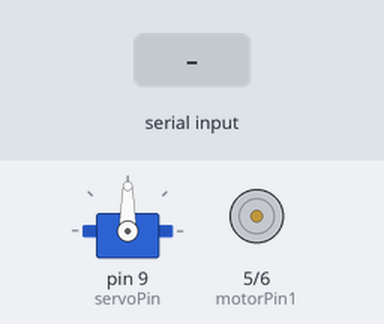
The sketch below on a simulated Arduino Uno, built with avr-gcc and run on an emulated ATmega328P. Parts: servo, motor-driver pin pairs drawn as motors (green arrow = first pin HIGH = forward, orange = second pin HIGH = backward, longer = more drive). Inputs (shaded band) come from the test bench.

Above: at 1.2 s.
1.3 s: "1\n" received over Serial
At 2.1 s:
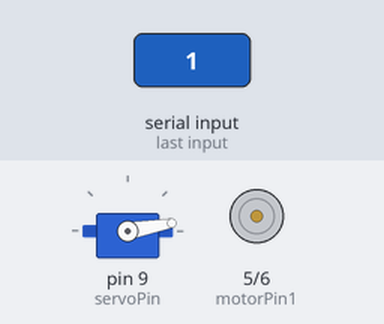
2.8 s: "2\n" received over Serial
At 3.2 s:
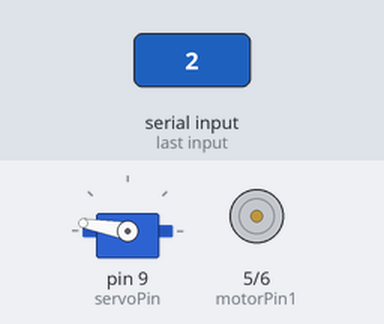
4.3 s: "3\n" received over Serial
At 5.5 s:
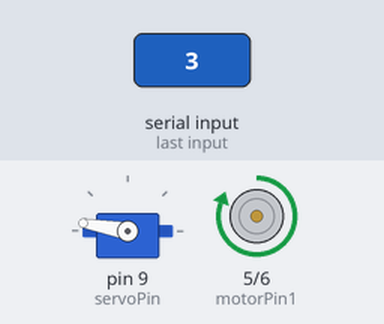
5.8 s: "4\n" received over Serial
At 6.7 s:
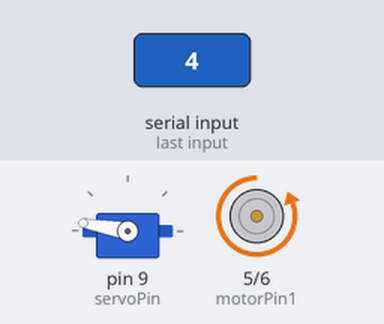
7.3 s: "1\n" received over Serial
At 7.9 s:
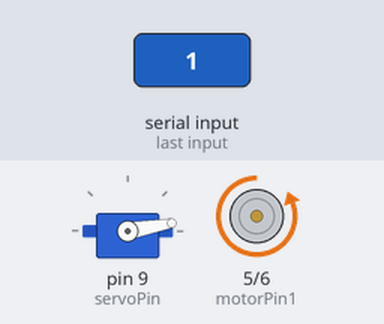
8.8 s: "5\n" received over Serial
At 10.2 s:
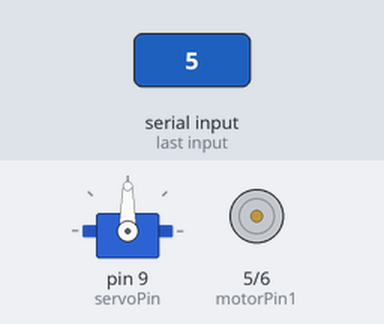
Timing chart, 0 to 11.3 s (numbered marks = the images above; inputs shaded):
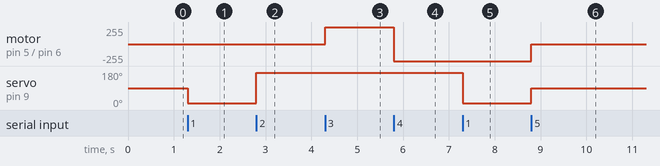

The sketch:

sketch_may13a.ino
```cpp
#include <Servo.h>

int motorPin1 = 5;
int motorPin2 = 6;
int servoPin = 9;
Servo myServo;  // Create a Servo object to control the servo motor

void setup() {
  Serial.begin(9600);
  pinMode(motorPin1, OUTPUT);
  pinMode(motorPin2, OUTPUT);
  myServo.attach(servoPin);  // Attach the servo motor to the pin
}

void loop() {
  if (Serial.available()) {
    int command = Serial.parseInt();

    if (command == 1) {  // RIGHT
      // Rotate servo to a specific angle for "RIGHT"
      myServo.write(10);  // Rotate servo to 90 degrees (example for right)
    } else if (command == 2) {  // LEFT
      // Rotate servo to a specific angle for "LEFT"
      myServo.write(170);  // Rotate servo to 0 degrees (example for left)
    }
     else if (command == 3) {  // FORWARD
      // Control motors for forward movement
      digitalWrite(motorPin1, HIGH);
     digitalWrite(motorPin2, LOW);
    } else if (command == 4) {  // BACKWARD
      // Control motors for backward movement
      digitalWrite(motorPin1, LOW);
      digitalWrite(motorPin2, HIGH);
    } else if (command == 5) {  // STOP
      // Stop the motors and set servo to neutral position
      digitalWrite(motorPin1, LOW);
      digitalWrite(motorPin2, LOW);
      myServo.write(90);  // Set servo to neutral position (e.g., 90 degrees)
    }
  }
}
```

Measured:
- after the input at 1.3 s, servo on pin 9 (servoPin): 90° → 10° at once
- after the input at 2.8 s, servo on pin 9 (servoPin): 10° → 170° at once
- after the input at 4.3 s, motor on pin 5 (motorPin1) / pin 6 (motorPin2): stopped → forward 255/255 at once
- after the input at 5.8 s, motor on pin 5 (motorPin1) / pin 6 (motorPin2): forward 255/255 → backward 255/255 at once
- after the input at 7.3 s, servo on pin 9 (servoPin): 170° → 10° at once
- after the input at 8.8 s, motor on pin 5 (motorPin1) / pin 6 (motorPin2): backward 255/255 → stopped at once; servo on pin 9 (servoPin): 10° → 90° at once
